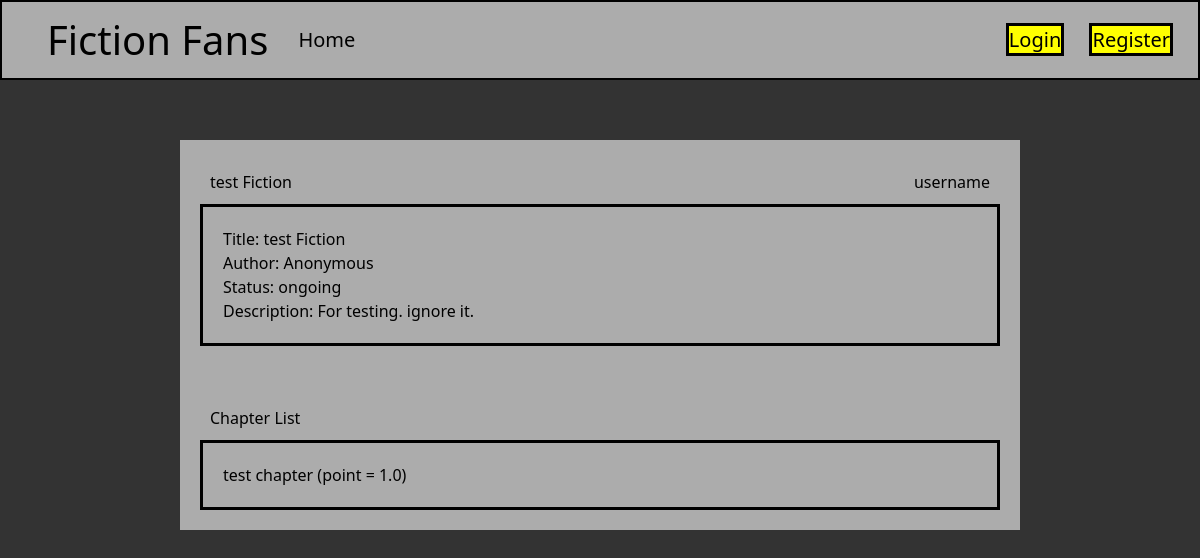
Page /fiction/1/ on the earlier database version.
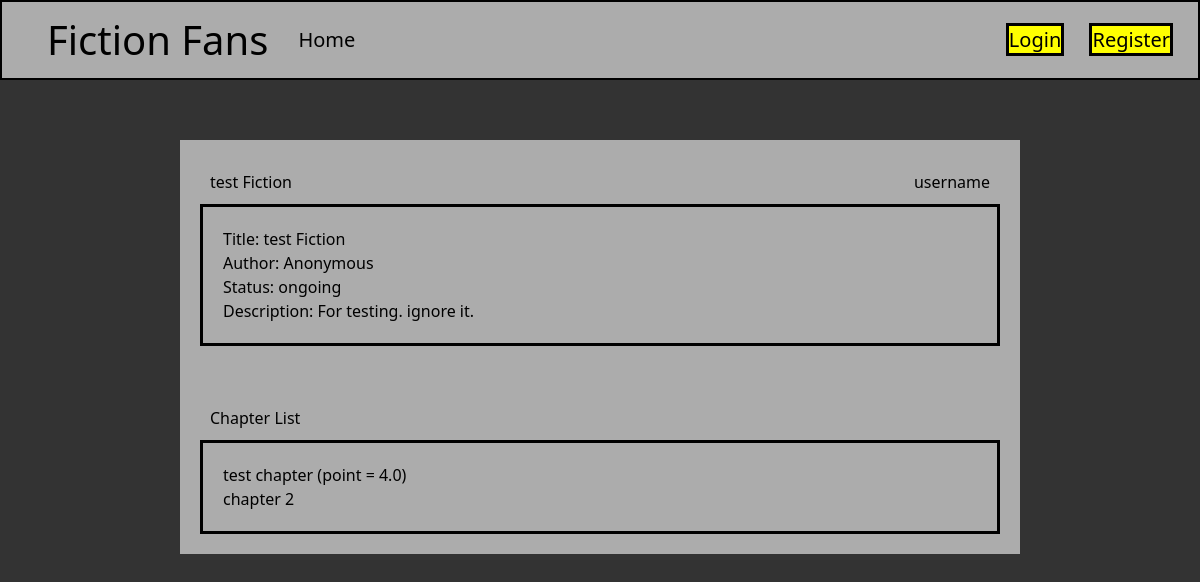
Same page on the later database version.
### fiction_fans/models/fiction_model.py (models this page shows)
class FictionTitle(models.Model):
    title = models.CharField(max_length=255)
    author = models.CharField(max_length=255, default="Anonymous")
    status = models.CharField(max_length=255, default="ongoing")
    description = models.CharField(max_length=255, default=" ")
    pub_date = models.DateTimeField(auto_now_add=timezone.now())
    def __str__(self) -> str:
        return self.title

class FictionChapter(models.Model):
    title = models.CharField(max_length=255)
    content = EditorJsField(
        editorjs_config={
            "tools": {
                "Image": {
                    "config": {
                        "endpoints": {
                            "byFile": "/fiction/imageUPload/",
                            "byUrl": "/fiction/imageUPload/",
                        },
                        "additionalRequestHeaders": [{"Counter-Type": 'multipart/form-data'}]
                    }
                }
            }
        }
    )
    fiction_title = models.ForeignKey(FictionTitle, on_delete=models.CASCADE)
    def __str__(self) -> str:
        return f"{self.fiction_title}: {self.title}"
    def average_rate(self):
        chapter_rate = self.ratemodel_set.all()
        file = open("log.txt", "w")
        file.write("id = {}".format(self))
        file.close()
        all_point = 0
        count = 0
        for rate in chapter_rate:
            all_point += rate.point
            count += 1
        if count == 0 :
            return 0
        return all_point/count

### fiction_fans/models/rate_model.py (models this page shows)
class RateModel(models.Model):
    user = models.ForeignKey(settings.AUTH_USER_MODEL, on_delete=models.CASCADE)
    chapter = models.ForeignKey(FictionChapter, on_delete=models.CASCADE)
    point = models.IntegerField(default=0)

### fiction_fans/views/fiction_page_view.py (the view)
# urls.py: path("<int:fiction_id>/", views.fiction_view, name="fiction_view"),
def fiction_view(request, fiction_id):
    template_name = "fiction_fans/fiction_page.html"
    fiction = FictionTitle.objects.get(id=fiction_id)
    chapters = fiction.fictionchapter_set.all()
    context = {
        "fiction": fiction,
        "chapters": chapters
    }
    return render(request, template_name, context=context)

### fiction_fans/templates/fiction_fans/fiction_page.html (shortened to what this page needs)
{% extends "base.html" %}
{% block content %}
<div style="padding: 10px;">
    {{ fiction.title }}
    <div style="float: right;">
        <a href="{% url 'fiction_fans:profile' %}" style="margin-left: 10px;">
            username
        </a>
    </div>
</div>
<div style="border: solid; padding: 20px;">
    <h1>Title:  {{ fiction.title }}</h1>
    <h1>Author:  {{ fiction.author }}</h1>
    <h1>Status:  {{ fiction.status }}</h1>
    <h1>Description:  {{ fiction.description }}</h1>
</div>
<div style="padding: 10px; margin-top: 50px; margin-bottom: auto;">
    Chapter List
</div>
<div style="border: solid; padding: 20px;">
    <ol>
        {% for chapter in chapters %}
        <li>
            <a href="{% url 'fiction_fans:chapter_view' fiction.id chapter.id %}">
                {{ chapter.title }}
            </a>
                {% if chapter.average_rate %}
                    <label>(point = {{ chapter.average_rate }})</label>
                {% endif %}
        </li>
        {% endfor %}
    </ol>
</div>
{% endblock content %}

### fiction_fans/templates/base.html (shortened to what this page needs)
{% load static %}
<!DOCTYPE html>
<html lang="en">
    <head>
        <script src="https://cdn.tailwindcss.com"></script>
        <link rel="stylesheet" type='text/css' href="{% static 'css/stylesheet.css' %}">
    </head>
    <nav>
        <div class="logo">
            <a href="{% url 'fiction_fans:homepage' %}">Fiction Fans</a>
        </div>
        <div class="home">
            <a href="{% url 'fiction_fans:homepage' %}">Home</a>
        </div>
        {% if user.is_authenticated %}
            <div class="auth">
                <a href="{% url 'fiction_fans:profile' %}">{{ user.get_username }}</a>
                <a href="/accounts/logout/"><button type="button">Logout</button></a>
            </div>
            {% else %}
                <div class="auth">
                    <a href="{% url 'login' %}">Login</a>
                    <a href="{% url 'signup' %}">Register</a>
                </div>
        {% endif %}
    </nav>
    <body>
            <div id="content">
                <div>
                    {% block content %}{% endblock content %}
                </div>
            </div>
    </body>
</html>

### fiction_fans/static/css/stylesheet.css (style rules this page uses)
body { background-color: rgba(0, 0, 0, 0.8); margin: 0; }
nav { background: #acacac; padding: 15px; height: 80px; display: flex; align-items: center; margin: 0px; border: 2px solid black; }
.logo { font-size: 40px; margin: 30px; }
.logo a { text-decoration: none; color: black; }
.home { font-size: 20px; margin-right: auto; }
.home a { text-decoration: none; color: black; }
.auth { font-size: 20px; }
.auth a { text-decoration: none; color: black; margin: 10px; border: solid; background-color: yellow; }
#content { margin: 5% 15%; margin-bottom: auto; padding: 20px; overflow: auto; background: #acacac; }

Differences in the rows shown:
changed through a linked row, FictionChapter "test chapter": average_rate "1.0" → "4.0"
added FictionChapter: title "chapter 2"
